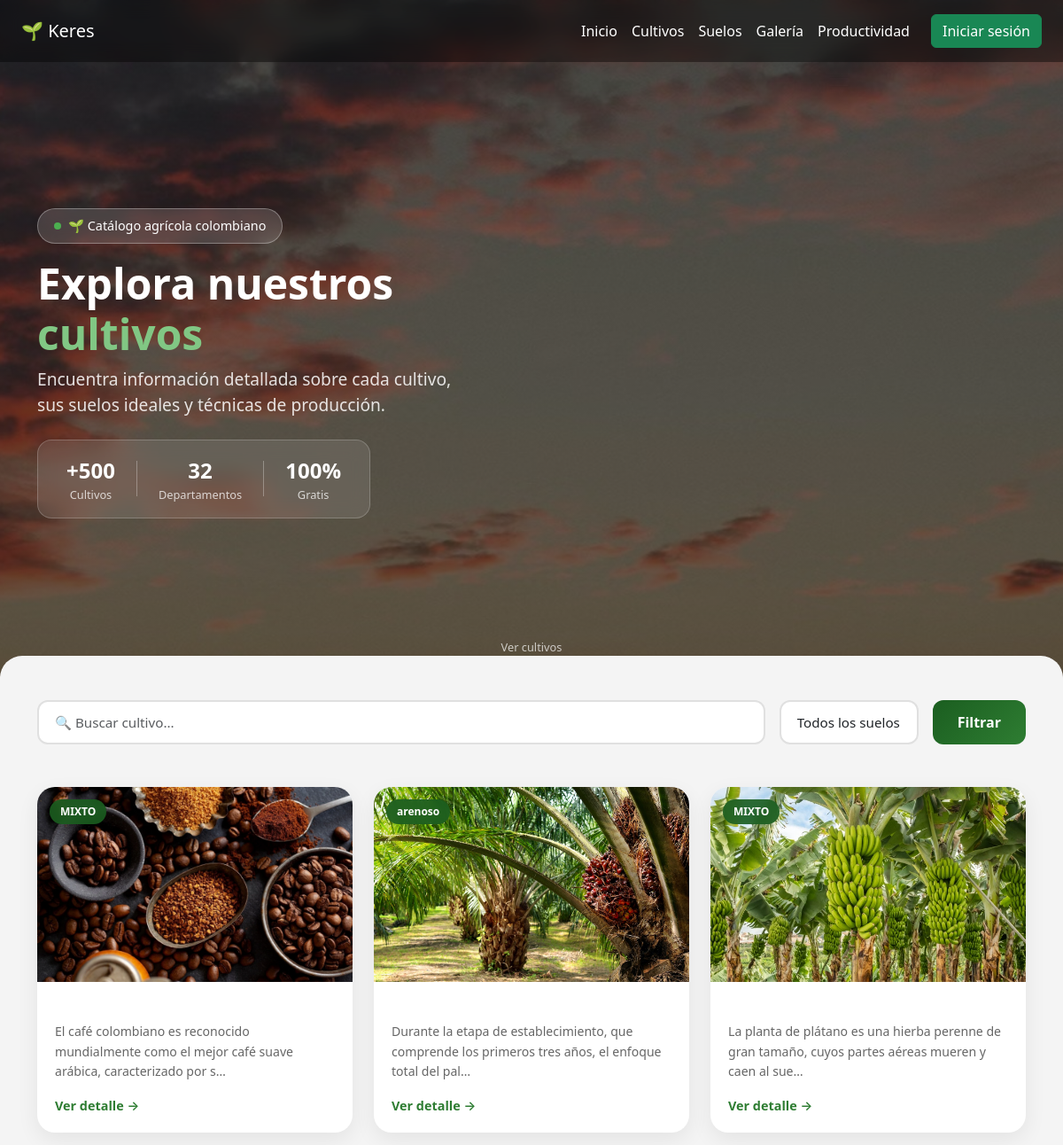
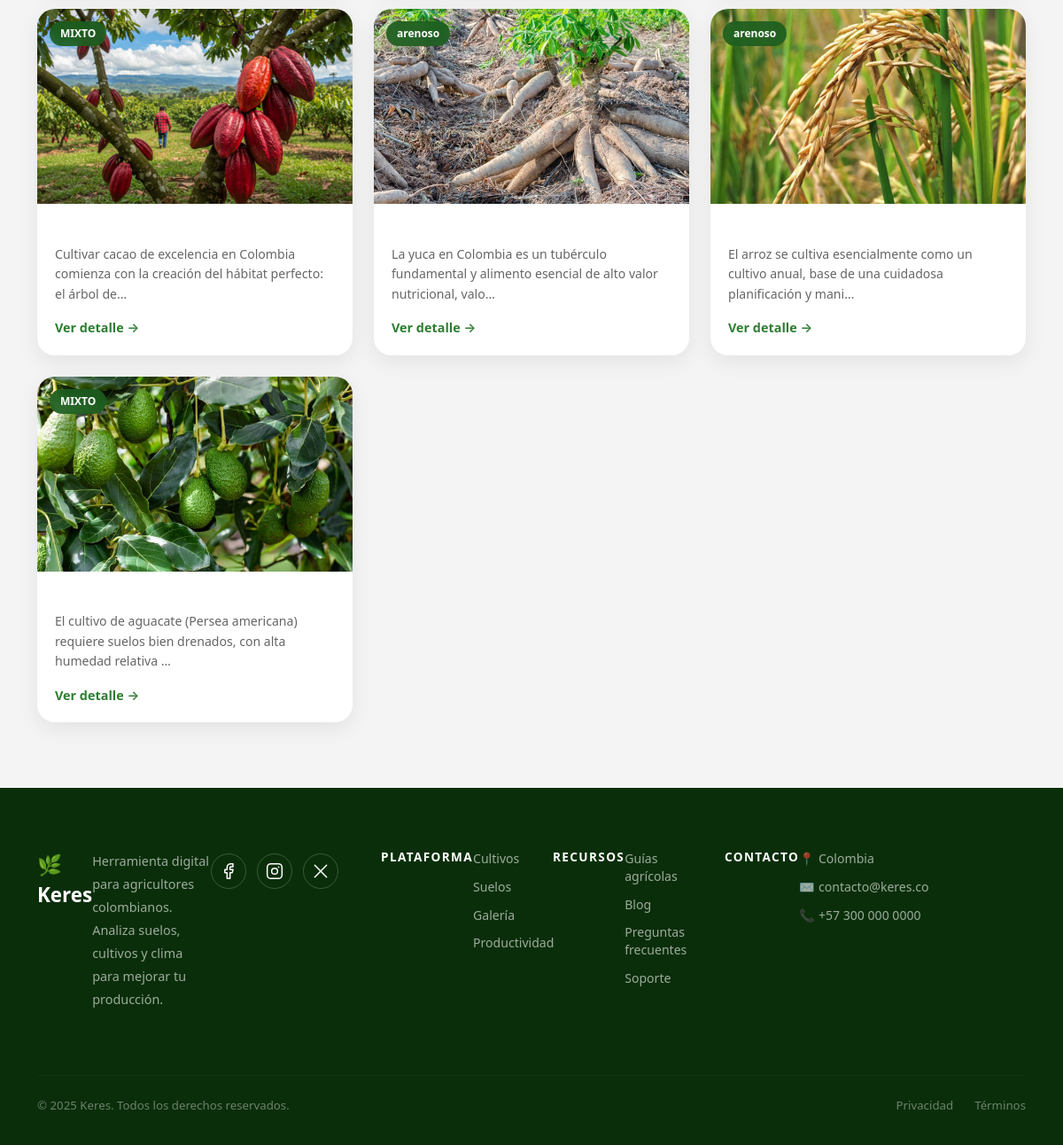
Page /cultivos/ on the committed database (2 pictures, top to bottom).
### web/models.py (models this page shows, shortened)
class Cultivo(models.Model):
    REGIONES = [
        ('andina', 'Región Andina'),
        ('caribe', 'Región Caribe'),
        ('pacifica', 'Región Pacífica'),
        ('orinoquia', 'Región Orinoquía'),
        ('amazonia', 'Región Amazonía'),
        ('insular', 'Región Insular'),
    ]
    CLIMA_CHOICES = [
        ('calido', 'Cálido'),
        ('templado', 'Templado'),
        ('frio', 'Frío'),
        ('paramo', 'Páramo'),
    ]
    TEMPORADA_CHOICES = [
        ('enero-marzo', 'Enero - Marzo'),
        ('abril-junio', 'Abril - Junio'),
        ('julio-septiembre', 'Julio - Septiembre'),
        ('octubre-diciembre', 'Octubre - Diciembre'),
        ('todo-el-año', 'Todo el año'),
    ]
    nombre = models.CharField(max_length=100)
    descripcion = models.TextField()
    imagen = models.ImageField(upload_to='cultivos/')
    suelo = models.ForeignKey(Suelo, on_delete=models.CASCADE)
    region = models.CharField(max_length=50, choices=REGIONES, blank=True, null=True)
    clima = models.CharField(max_length=50, choices=CLIMA_CHOICES, blank=True, null=True)
    temporada = models.CharField(max_length=50, choices=TEMPORADA_CHOICES, blank=True, null=True)
    rendimiento_ha = models.DecimalField(max_digits=8, decimal_places=2, blank=True, null=True, help_text="Toneladas por hectárea")
    altura_minima = models.IntegerField(blank=True, null=True, help_text="Metros sobre el nivel del mar")
    altura_maxima = models.IntegerField(blank=True, null=True, help_text="Metros sobre el nivel del mar")

class Suelo(models.Model):
    nombre = models.CharField(max_length=100)
    descripcion = models.TextField()

### web/views.py (the view)
# urls.py: path('cultivos/', views.cultivos, name='cultivos'),
def cultivos(request):
    busqueda = request.GET.get("buscar")
    suelo_id = request.GET.get("suelo")
    cultivos = Cultivo.objects.all()
    if busqueda:
        cultivos = cultivos.filter(nombre__icontains=busqueda)
    if suelo_id:
        cultivos = cultivos.filter(suelo_id=suelo_id)
    suelos = Suelo.objects.all()
    return render(request, "cultivos.html", {
        "cultivos": cultivos,
        "suelos": suelos
    })

### web/models.py (called while the page is built)
    def __str__(self):
        return self.nombre

### web/templates/cultivos.html (shortened to what this page needs)
{% extends 'base.html' %}
{% block contenido %}
<section class="hero hero-cultivos">
    <div class="container text-white">
        <div class="hero-badge mb-3">
            <span class="badge-dot"></span>
            🌱 Catálogo agrícola colombiano
        </div>
        <h1 class="display-3 fw-bold hero-titulo">
            Explora nuestros <br>
            <span class="hero-highlight">cultivos</span>
        </h1>
        <p class="lead mb-4 hero-sub">
            Encuentra información detallada sobre cada cultivo,<br>
            sus suelos ideales y técnicas de producción.
        </p>
        <div class="hero-stats">
            <div class="hero-stat">
                <strong>+500</strong>
                <span>Cultivos</span>
            </div>
            <div class="hero-stat">
                <strong>32</strong>
                <span>Departamentos</span>
            </div>
            <div class="hero-stat">
                <strong>100%</strong>
                <span>Gratis</span>
            </div>
        </div>
    </div>
    <div class="scroll-indicator">
        <span>Ver cultivos</span>
        <div class="scroll-arrow">
        </div>
    </div>
</section>
<div class="cultivos-container">
    <div class="container">
        <div class="cultivos-filtros mb-5">
            <form method="GET" class="d-flex gap-3 flex-wrap align-items-end">
                <div class="flex-grow-1">
                    <input type="text" name="buscar" class="form-control cultivos-input"
                           placeholder="🔍 Buscar cultivo..."
                           value="{{ request.GET.buscar }}">
                </div>
                <div>
                    <select name="suelo" class="form-select cultivos-select">
                        <option value="">Todos los suelos</option>
                    </select>
                </div>
                <div>
                    <button type="submit" class="btn cultivos-btn-filtrar">
                        Filtrar
                    </button>
                </div>
            </form>
        </div>
        <div class="row">
            {% for cultivo in cultivos %}
            <div class="col-md-4 mb-4">
                <div class="cultivo-card">
                    <div class="cultivo-img-wrap">
                        {% if cultivo.imagen %}
                        <img src="{{ cultivo.imagen.url }}" alt="{{ cultivo.nombre }}">
                        {% endif %}
                        <div class="cultivo-badge-suelo">{{ cultivo.suelo }}</div>
                    </div>
                    <div class="cultivo-body">
                        <h5 class="cultivo-nombre">{{ cultivo.nombre }}</h5>
                        <p class="cultivo-desc">{{ cultivo.descripcion|truncatechars:100 }}</p>
                        <a href="{% url 'detalle_cultivo' cultivo.id %}" class="cultivo-btn">Ver detalle →</a>
                    </div>
                </div>
            </div>
            {% empty %}
            <div class="col-12 text-center py-5">
                <p style="color:#999; font-size:1.1rem;">No se encontraron cultivos.</p>
            </div>
            {% endfor %}
        </div>
    </div>
</div>
{% endblock %}

### web/templates/base.html (style rules this page uses)
html, body { overflow-x: hidden; max-width: 100%; }

### rows in the picture
Cultivo: imagen (picture), suelo "MIXTO", descripcion "El café colombiano es reconocido mundialmente como el mejor café suave arábica, caracterizado por s…"
Cultivo: imagen (picture), suelo "arenoso", descripcion "Durante la etapa de establecimiento, que comprende los primeros tres años, el enfoque total del pal…"
Cultivo: imagen (picture), suelo "MIXTO", descripcion "La planta de plátano es una hierba perenne de gran tamaño, cuyos partes aéreas mueren y caen al sue…"
Cultivo: imagen (picture), suelo "MIXTO", descripcion "Cultivar cacao de excelencia en Colombia comienza con la creación del hábitat perfecto: el árbol de…"
Cultivo: imagen (picture), suelo "arenoso", descripcion "La yuca en Colombia es un tubérculo fundamental y alimento esencial de alto valor nutricional, valo…"
Cultivo: imagen (picture), suelo "arenoso", descripcion "El arroz se cultiva esencialmente como un cultivo anual, base de una cuidadosa planificación y mani…"
Cultivo: imagen (picture), suelo "MIXTO", descripcion "El cultivo de aguacate (Persea americana) requiere suelos bien drenados, con alta humedad relativa …"
